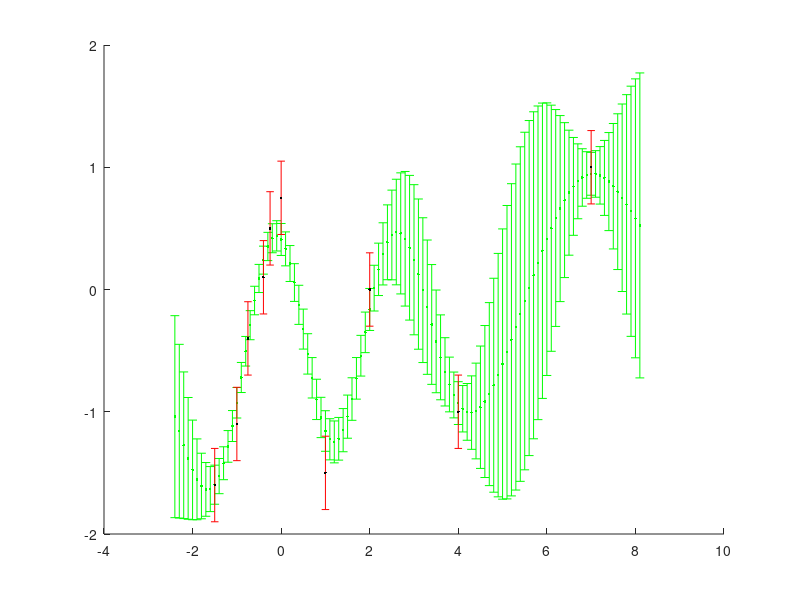

Recreate this plot in MATLAB.
% gaussian process example
% https://www.robots.ox.ac.uk/~mebden/reports/GPtutorial.pdf

% control example 
% http://mlg.eng.cam.ac.uk/pub/pdf/KocMurRasLik03.pdf

% multiple gps for estimating a persons pose
% http://www.maths.lth.se/matematiklth/personal/sminchis/code/TGP.html

% multi input gp for control
% http://www.dcs.gla.ac.uk/~rod/publications/KocGirBanMur03.pdf

% gp for uav sys id
% file:///home/andy/Downloads/Hemakumara2013_ICRA_GaussianProcess.pdf

% I think to go to multiple observations, X(i) is a vector not number, for covariance you bustract the complete whole vector
% to get the distance between each entry and then sum the distances. so for X(i) = [1xn] -> xs = sum_j=1^n (X(i,j) - X'(l,j))^2

% next goal is to include a model of a car and predict it's model as it drives around, from x,y,theta,xdot,ydot,thetadot predict x',y',theta',xdot',ydot',thetadot'
% really this means predicting just the dots and then solving for the velocity. I think a key will be to use greedy selection of points so that 
% the matrix inverse is manageable

% maybe as part of the vector include my state information? for puruit evasion.


close all
clear all
clc

x = [-1.5, -1.0, -0.75, -0.4, -0.25, 0.00, 7, 4, 1, 2];
y = [-1.6, -1.1, -0.4, 0.1, 0.5, 0.75, 1, -1, -1.5, 0];
s = ones(length(x),1)*0.3;

l = 1; % length parameter - how much distance between x's matters, large l means the distance matters less
sigma_f = 1.27; % maximum allowable covariance - large with functions with large range of y values
sigma_f_sq = sigma_f^2;
sigma_n = 0.3; % actual uncertainty in the data
sigma_n_sq = sigma_n^2;

% build covariance matrix
k =zeros(length(x), length(x));
for i=1:length(x)
    for j=1:length(x)
        if(x(i) == x(j))
            kroneckerDelta = 1;
        else
            kroneckerDelta = 0;
        end
        k(i,j) = sigma_f_sq * exp(-(x(i)-x(j))^2/2*l^2) + sigma_n_sq*kroneckerDelta;
    end
end

figure
hold all

x_min = min(x);
x_max = max(x);

xs = x_min - 1;

while xs < x_max + 1;
    xs = xs + 0.1;
    ks = zeros(1,length(x));
    for i=1:length(x)
        if(x(i) == xs)
            kroneckerDelta = 1;
        else
            kroneckerDelta = 0;
        end
        ks(i) = sigma_f_sq * exp(-(x(i)-xs)^2/2*l^2) + sigma_n_sq*kroneckerDelta;
    end

    if(xs == xs)
        kroneckerDelta = 1;
    else
        kroneckerDelta = 0;
    end
    kss = sigma_f_sq * exp(-(xs-xs)^2/2*l^2) + sigma_n_sq*kroneckerDelta;

    
    % this is the computationally expensive bit, you can reduce it when the
    % number of samples gets large by selecting only the sensor
    % measurements that are in the local vicinity of the point you care
    % about. The idea being, snesor measurments from very different
    % attitudes, ect don't matter as much as sensor readings from nearby
    % the point of interest
    ys = ks/k*y';
    yv = kss-ks/k*ks';

    errorbar(xs,ys,yv, 'g.')
end

errorbar(x,y,s, 'r.')
plot(x,y,'k.')

